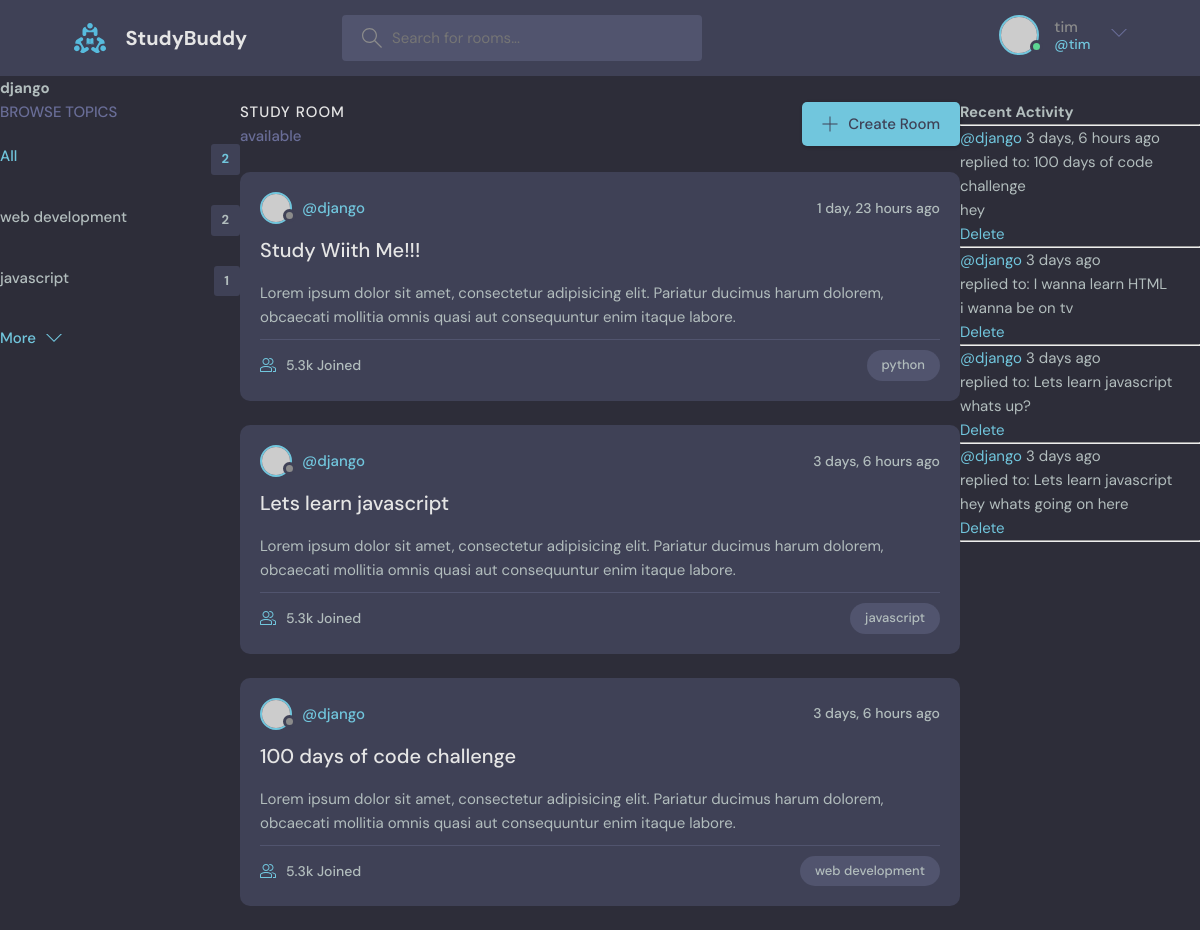
Page /profile/1 (signed in) on the committed database.
### base/models.py (models this page shows, shortened)
class Topic(models.Model):
    name = models.CharField(max_length=200)

class Room(models.Model):
    host = models.ForeignKey(User, on_delete=models.SET_NULL, null=True)
    topic = models.ForeignKey(Topic, on_delete=models.SET_NULL, null=True)
    name = models.CharField(max_length=200)
    description = models.TextField(blank=True)
    participants = models.ManyToManyField(User, related_name='participants', blank=True)
    created = models.DateTimeField(auto_now_add=True)
    updated = models.DateTimeField(auto_now=True)
    class Meta:
        ordering = ['-updated', '-created']

class Message(models.Model):
    user = models.ForeignKey(User, on_delete=models.CASCADE)
    room = models.ForeignKey(Room, on_delete=models.CASCADE)
    body = models.TextField()
    created = models.DateTimeField(auto_now_add=True)
    updated = models.DateTimeField(auto_now=True)

### base/views.py (the view)
# urls.py: path('profile/<str:pk>', views.user_profile, name='user-profile'),
def user_profile(request, pk):
    user = User.objects.get(id=pk)
    rooms = user.room_set.all()
    room_messages = user.message_set.all()
    topics = Topic.objects.filter(room__participants=user).distinct()
    context = {
        'user': user,
        'rooms': rooms,
        'room_messages': room_messages,
        'topics': topics,
    }
    return render(request, 'base/profile.html', context)

### base/templates/base/profile.html (shortened to what this page needs)
{% extends "main.html" %}
{% block content %}
<h1>{{user.username}}</h1>
<div class='profile-container'>
    <div>
        {% include 'base/topics_component.html' %}
    </div>
    <div>
        {% include 'base/feed_component.html' %}
    </div>
    <div>
        {% include 'base/activity_component.html' %}
    </div>
</div>
{% endblock content %}

### templates/navbar.html (shortened to what this page needs)
{% load static %}
<header class="header header--loggedIn">
  <div class="container">
    <a href="/" class="header__logo">
      <img src="{% static 'images/logo.svg' %}" alt = "logo" />
      <h1>StudyBuddy</h1>
    </a>
    <form class="header__search" action="{% url 'home' %}" method="get">
      <label>
        <input type="text" name="q" placeholder="Search for rooms..." />
      </label>
    </form>
    <nav class="header__menu">
      {% if user.is_authenticated %}
      <div class="header__user">
        <a href="{% url 'user-profile' user.id %}">
          <div class="avatar avatar--medium active">
            <img src="https://randomuser.me/api/portraits/men/37.jpg" />
          </div>
          <p>
            {{request.user.username}} <span>@{{request.user.username}}</span>
          </p>
        </a>
        <button class="dropdown-button">
          <svg
            version="1.1"
            xmlns="http://www.w3.org/2000/svg"
            width="32"
            height="32"
            viewBox="0 0 32 32"
          >
            <title>chevron-down</title>
            <path d="M16 21l-13-13h-3l16 16 16-16h-3l-13 13z"></path>
          </svg>
        </button>
      </div>
      {% else %}
      <a href="{% url 'login' %}">
        <img src="{% static 'images/avatar.svg' %}" alt= "logo"/>
        <p>Login</p>
      </a>
      {% endif %}
    </nav>
  </div>
</header>

### base/templates/base/topics_component.html
        <div class="topics">
          <div class="topics__header">
            <h2>Browse Topics</h2>
          </div>
          <ul class="topics__list">
            <li>
              <a href="{% url 'home' %}" class="active">All <span>{{topics.count}}</span></a>
            </li>
            {% for topic in topics %}
            <li>
              <a href="{% url 'home' %}?q={{topic.name}}">{{topic.name}}<span>{{topic.room_set.all.count}}</span></a>
            </li>
            {% endfor %}
          </ul>
          <a class="btn btn--link" href="topics.html">
            More
            <svg version="1.1" xmlns="http://www.w3.org/2000/svg" width="32" height="32" viewBox="0 0 32 32">
              <title>chevron-down</title>
              <path d="M16 21l-13-13h-3l16 16 16-16h-3l-13 13z"></path>
            </svg>
          </a>
        </div>

### base/templates/base/feed_component.html (shortened to what this page needs)
        <div class="roomList">
          <div class="roomList__header">
            <div>
              <h2>Study Room</h2>
              <p> {{room_count}} available</p>
            </div>
            <a class="btn btn--main" href="{% url 'create-room' %}">
              <svg version="1.1" xmlns="http://www.w3.org/2000/svg" width="32" height="32" viewBox="0 0 32 32">
                <title>add</title>
                <path
                  d="M16.943 0.943h-1.885v14.115h-14.115v1.885h14.115v14.115h1.885v-14.115h14.115v-1.885h-14.115v-14.115z"
                ></path>
              </svg>
              Create Room
            </a>
          </div>
          {% for room in rooms %}
          <div class="roomListRoom">
            <div class="roomListRoom__header">
              <a href="{% url 'user-profile' room.host.id %}" class="roomListRoom__author">
                <div class="avatar avatar--small">
                  <img src="https://randomuser.me/api/portraits/women/11.jpg" />
                </div>
                <span>@{{room.host.username}}</span>
              </a>
              <div class="roomListRoom__actions">
                <span>{{room.created|timesince}} ago</span>
              </div>
            </div>
            <div class="roomListRoom__content">
              <a href="/room/{{room.id}}">{{room.name}}</a>
              <p>
                Lorem ipsum dolor sit amet, consectetur adipisicing elit. Pariatur ducimus harum dolorem, obcaecati
                mollitia omnis quasi aut consequuntur enim itaque labore.
              </p>
            </div>
            <div class="roomListRoom__meta">
              <a href="room.html" class="roomListRoom__joined">
                5.3k Joined
              </a>
              <p class="roomListRoom__topic">{{room.topic.name}}</p>
            </div>
          </div>
{% endfor %}
 </div>

### base/templates/base/activity_component.html
<h3>Recent Activity</h3>
<hr>
{% for message in room_messages %}
<div>
    <small><a href="{% url 'user-profile' message.user.id %}">@{{message.user.username}}</a> {{message.created|timesince}} ago</small> <br>
    <small>replied to: {{message.room.name}}</small>
    <p>{{message.body}}</p>
    {% if message.user == user %}
    <a href="{% url 'delete-message' message.id %}">Delete</a>
    {% endif %}
    <hr>
</div>
{% endfor %}

### base/templates/base/profile.html (style rules this page uses)
.profile-container { display: grid; grid-template-columns: 1fr 3fr 1fr; }

### rows in the picture
Topic: name "web development", room_set.all.count "2"
Topic: name "javascript", room_set.all.count "1"
Room: host.username "django", created "1 day, 23 hours", name "Study Wiith Me!!!", topic.name "python"
Room: host.username "django", created "3 days, 6 hours", name "Lets learn javascript", topic.name "javascript"
Room: host.username "django", created "3 days, 6 hours", name "100 days of code challenge", topic.name "web development"
Message: user.username "django", created "3 days, 6 hours", room.name "100 days of code challenge", body "hey", shows "Delete"
Message: user.username "django", created "3 days", room.name "I wanna learn HTML", body "i wanna be on tv", shows "Delete"
Message: user.username "django", created "3 days", room.name "Lets learn javascript", body "whats up?", shows "Delete"
Message: user.username "django", created "3 days", room.name "Lets learn javascript", body "hey whats going on here", shows "Delete"

### other values in the picture
{{ request.user.username }} "tim"
{{ user.username }} "django"
{{ topics.count }} "2"
